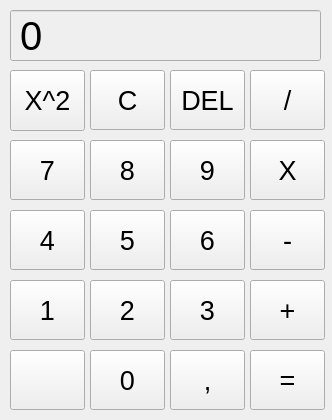
<?xml version="1.0" encoding="UTF-8"?>
<ui version="4.0">
 <class>Form</class>
 <widget class="QWidget" name="Form">
  <property name="geometry">
   <rect>
    <x>0</x>
    <y>0</y>
    <width>332</width>
    <height>420</height>
   </rect>
  </property>
  <property name="windowTitle">
   <string>Form</string>
  </property>
  <widget class="QLineEdit" name="lineEdit">
   <property name="enabled">
    <bool>false</bool>
   </property>
   <property name="geometry">
    <rect>
     <x>10</x>
     <y>10</y>
     <width>311</width>
     <height>51</height>
    </rect>
   </property>
   <property name="font">
    <font>
     <pointsize>32</pointsize>
     <bold>false</bold>
    </font>
   </property>
   <property name="text">
    <string/>
   </property>
  </widget>
  <widget class="QLabel" name="label_result">
   <property name="geometry">
    <rect>
     <x>20</x>
     <y>10</y>
     <width>301</width>
     <height>51</height>
    </rect>
   </property>
   <property name="font">
    <font>
     <pointsize>30</pointsize>
    </font>
   </property>
   <property name="styleSheet">
    <string notr="true">QForm{
background-color:yellow
}</string>
   </property>
   <property name="text">
    <string>0</string>
   </property>
  </widget>
  <widget class="QPushButton" name="button_minus">
   <property name="geometry">
    <rect>
     <x>250</x>
     <y>210</y>
     <width>75</width>
     <height>60</height>
    </rect>
   </property>
   <property name="font">
    <font>
     <pointsize>20</pointsize>
    </font>
   </property>
   <property name="text">
    <string>-</string>
   </property>
  </widget>
  <widget class="QPushButton" name="button_5">
   <property name="geometry">
    <rect>
     <x>90</x>
     <y>210</y>
     <width>75</width>
     <height>60</height>
    </rect>
   </property>
   <property name="font">
    <font>
     <pointsize>20</pointsize>
    </font>
   </property>
   <property name="text">
    <string>5</string>
   </property>
  </widget>
  <widget class="QPushButton" name="button_3">
   <property name="geometry">
    <rect>
     <x>170</x>
     <y>280</y>
     <width>75</width>
     <height>60</height>
    </rect>
   </property>
   <property name="font">
    <font>
     <pointsize>20</pointsize>
    </font>
   </property>
   <property name="text">
    <string>3</string>
   </property>
  </widget>
  <widget class="QPushButton" name="button_9">
   <property name="geometry">
    <rect>
     <x>170</x>
     <y>140</y>
     <width>75</width>
     <height>60</height>
    </rect>
   </property>
   <property name="font">
    <font>
     <pointsize>20</pointsize>
    </font>
   </property>
   <property name="text">
    <string>9</string>
   </property>
  </widget>
  <widget class="QPushButton" name="button_0">
   <property name="geometry">
    <rect>
     <x>90</x>
     <y>350</y>
     <width>75</width>
     <height>60</height>
    </rect>
   </property>
   <property name="font">
    <font>
     <pointsize>20</pointsize>
    </font>
   </property>
   <property name="text">
    <string>0</string>
   </property>
  </widget>
  <widget class="QPushButton" name="button_1">
   <property name="geometry">
    <rect>
     <x>10</x>
     <y>280</y>
     <width>75</width>
     <height>60</height>
    </rect>
   </property>
   <property name="font">
    <font>
     <pointsize>20</pointsize>
    </font>
   </property>
   <property name="text">
    <string>1</string>
   </property>
  </widget>
  <widget class="QPushButton" name="button_8">
   <property name="geometry">
    <rect>
     <x>90</x>
     <y>140</y>
     <width>75</width>
     <height>60</height>
    </rect>
   </property>
   <property name="font">
    <font>
     <pointsize>20</pointsize>
    </font>
   </property>
   <property name="text">
    <string>8</string>
   </property>
  </widget>
  <widget class="QPushButton" name="button_divide">
   <property name="geometry">
    <rect>
     <x>250</x>
     <y>70</y>
     <width>75</width>
     <height>60</height>
    </rect>
   </property>
   <property name="font">
    <font>
     <pointsize>20</pointsize>
    </font>
   </property>
   <property name="text">
    <string>/</string>
   </property>
  </widget>
  <widget class="QPushButton" name="button_equal">
   <property name="geometry">
    <rect>
     <x>250</x>
     <y>350</y>
     <width>75</width>
     <height>60</height>
    </rect>
   </property>
   <property name="font">
    <font>
     <pointsize>20</pointsize>
    </font>
   </property>
   <property name="text">
    <string>=</string>
   </property>
  </widget>
  <widget class="QPushButton" name="button_4">
   <property name="geometry">
    <rect>
     <x>10</x>
     <y>210</y>
     <width>75</width>
     <height>60</height>
    </rect>
   </property>
   <property name="font">
    <font>
     <pointsize>20</pointsize>
    </font>
   </property>
   <property name="text">
    <string>4</string>
   </property>
  </widget>
  <widget class="QPushButton" name="button_clear">
   <property name="geometry">
    <rect>
     <x>90</x>
     <y>70</y>
     <width>75</width>
     <height>60</height>
    </rect>
   </property>
   <property name="font">
    <font>
     <pointsize>20</pointsize>
    </font>
   </property>
   <property name="text">
    <string>C</string>
   </property>
  </widget>
  <widget class="QPushButton" name="button_comma">
   <property name="geometry">
    <rect>
     <x>170</x>
     <y>350</y>
     <width>75</width>
     <height>60</height>
    </rect>
   </property>
   <property name="font">
    <font>
     <pointsize>20</pointsize>
    </font>
   </property>
   <property name="text">
    <string>,</string>
   </property>
  </widget>
  <widget class="QPushButton" name="button_plus">
   <property name="geometry">
    <rect>
     <x>250</x>
     <y>280</y>
     <width>75</width>
     <height>60</height>
    </rect>
   </property>
   <property name="font">
    <font>
     <pointsize>20</pointsize>
    </font>
   </property>
   <property name="text">
    <string>+</string>
   </property>
  </widget>
  <widget class="QPushButton" name="button_delete">
   <property name="geometry">
    <rect>
     <x>170</x>
     <y>70</y>
     <width>75</width>
     <height>60</height>
    </rect>
   </property>
   <property name="font">
    <font>
     <pointsize>20</pointsize>
    </font>
   </property>
   <property name="text">
    <string>DEL</string>
   </property>
  </widget>
  <widget class="QPushButton" name="button_plus_and_minus">
   <property name="geometry">
    <rect>
     <x>10</x>
     <y>350</y>
     <width>75</width>
     <height>60</height>
    </rect>
   </property>
   <property name="font">
    <font>
     <pointsize>20</pointsize>
    </font>
   </property>
   <property name="text">
    <string/>
   </property>
  </widget>
  <widget class="QPushButton" name="button_6">
   <property name="geometry">
    <rect>
     <x>170</x>
     <y>210</y>
     <width>75</width>
     <height>60</height>
    </rect>
   </property>
   <property name="font">
    <font>
     <pointsize>20</pointsize>
    </font>
   </property>
   <property name="text">
    <string>6</string>
   </property>
  </widget>
  <widget class="QPushButton" name="button_degree">
   <property name="geometry">
    <rect>
     <x>10</x>
     <y>70</y>
     <width>75</width>
     <height>61</height>
    </rect>
   </property>
   <property name="font">
    <font>
     <pointsize>20</pointsize>
    </font>
   </property>
   <property name="text">
    <string>X^2</string>
   </property>
  </widget>
  <widget class="QPushButton" name="button_2">
   <property name="geometry">
    <rect>
     <x>90</x>
     <y>280</y>
     <width>75</width>
     <height>60</height>
    </rect>
   </property>
   <property name="font">
    <font>
     <pointsize>20</pointsize>
    </font>
   </property>
   <property name="text">
    <string>2</string>
   </property>
  </widget>
  <widget class="QPushButton" name="button_7">
   <property name="geometry">
    <rect>
     <x>10</x>
     <y>140</y>
     <width>75</width>
     <height>60</height>
    </rect>
   </property>
   <property name="font">
    <font>
     <pointsize>20</pointsize>
    </font>
   </property>
   <property name="text">
    <string>7</string>
   </property>
  </widget>
  <widget class="QPushButton" name="button_x">
   <property name="geometry">
    <rect>
     <x>250</x>
     <y>140</y>
     <width>75</width>
     <height>60</height>
    </rect>
   </property>
   <property name="font">
    <font>
     <pointsize>20</pointsize>
    </font>
   </property>
   <property name="text">
    <string>X</string>
   </property>
  </widget>
 </widget>
 <resources/>
 <connections/>
</ui>
